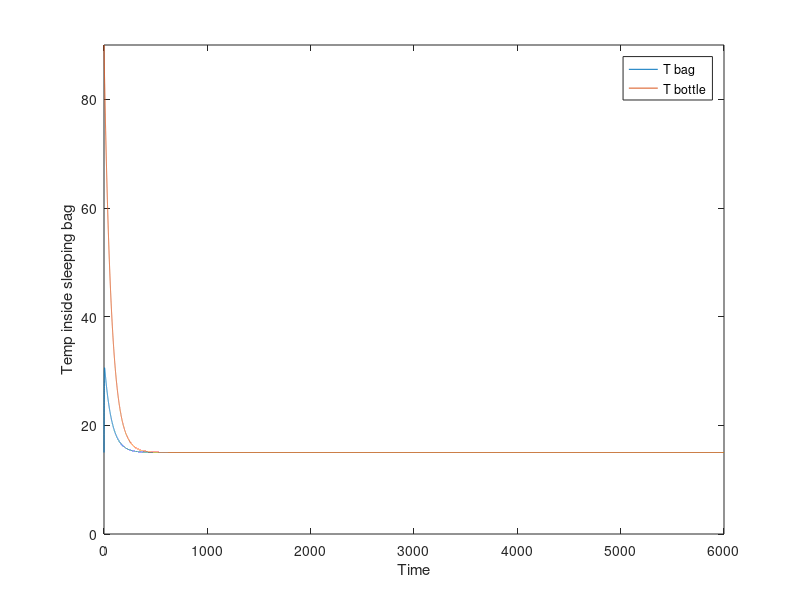

This figure's MATLAB source:
clear all

t_end = 6000; % s
dt = 0.1; % incre s
Tinf = 15; % init temp
T(1) = Tinf; 
Tb(1) = 90;
t(1) = 0;
Tbody = 37;

cp = 1000; % J/kg/K
cpw = 4200; % J/kg/K
k = 0.025; % W/m/K
A = 2*0.4*2; % m2

Q0 = 100; % W
Tb0 = 90; % C

x= k*A*(Tbody-Tinf)/Q0; % m

rho = 1.2;
m= rho*A*x;

tau = cp*m*x/k/A/2;

% Euler's method %%%%%%%%%%%%%%%%%%%%%%%%%%%%%%%%%%%%%%%%%%%%%%%%%%%%%
for i = 2:t_end/dt
    dTbdt = -Q0/cpw/m/(Tb0-Tinf)*(Tb(i-1)-T(i-1));
    Tb(i) = Tb(i-1) + dTbdt*dt;
    
    Q = Q0*(Tb(i)-T(i-1))/(Tb0-Tinf);
    K=x*Q/k/A+Tinf;

    dTdt = K/tau-T(i-1)/tau;
    T(i) = T(i-1) + dTdt*dt;
    t(i) = t(i-1)+dt;
end


% Analytical method %%%%%%%%%%%%%%%%%%%%%%%%%%%%%%%%%%%%%%%%%%%%%%%



% Plotting %%%%%%%%%%%%%%%%%%%%%%%%%%%%%%%%%%%%%%%%%%%%%%%%%%%%%%%%%

plot(t, T);
hold on
plot(t, Tb);

xlabel('Time')
ylabel('Temp inside sleeping bag')
legend('T bag','T bottle')
ylim([0 Tb(1)])
hold off




